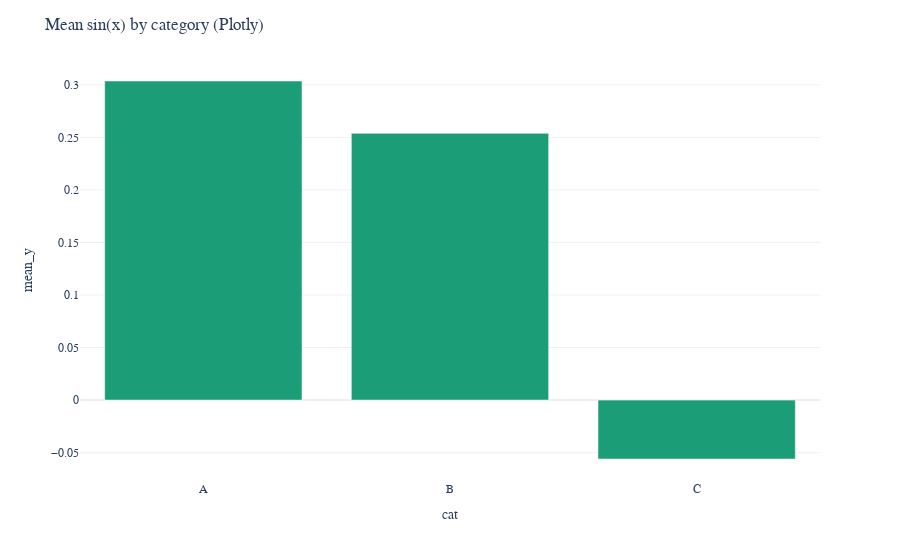

Write notebook code for a chart like this one.
### Markdown cell above
## Plotly example

### Code cell
# Aggregate to something categorical for a bar chart
df_bar = df.groupby('cat', as_index=False)['y'].mean().rename(columns={'y': 'mean_y'})
fig = plotly_plots.bar_chart(df_bar, x='cat', y='mean_y', title='Mean sin(x) by category (Plotly)')
fig.show()

### Figure 1 — Plotly figure (JSON) as saved in the notebook; plotly's stock layout.template omitted (floating-point values rounded to 4 significant figures)
{"data": [{"alignmentgroup": "True", "hovertemplate": "cat=%{x}<br>mean_y=%{y}<extra></extra>", "legendgroup": "", "marker": {"color": "#1B9E77", "pattern": {"shape": ""}}, "name": "", "offsetgroup": "", "orientation": "v", "showlegend": false, "textposition": "auto", "type": "bar", "x": ["A", "B", "C"], "xaxis": "x", "y": [0.3036, 0.2539, -0.05605], "yaxis": "y"}], "layout": {"barmode": "group", "font": {"family": "Andale Mono"}, "legend": {"tracegroupgap": 0}, "margin": {"t": 60}, "title": {"text": "Mean sin(x) by category (Plotly)"}, "xaxis": {"anchor": "y", "domain": [0, 1], "title": {"text": "cat"}}, "yaxis": {"anchor": "x", "domain": [0, 1], "title": {"text": "mean_y"}}}}
